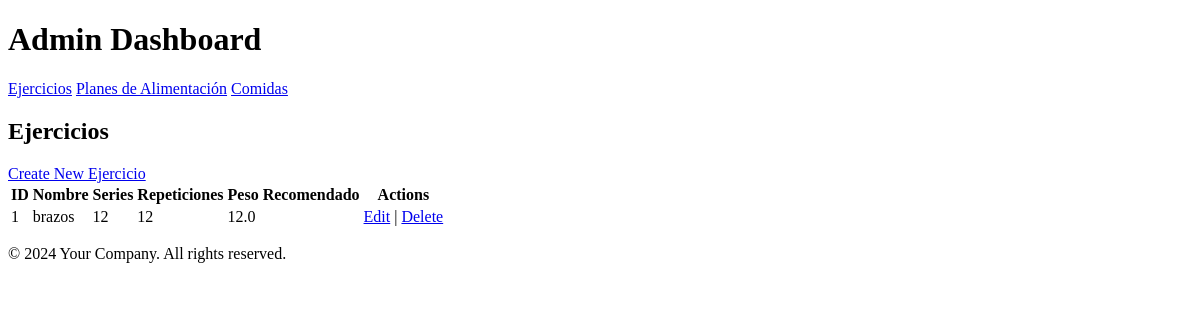
Before: /ejercicios/ with the older database file.
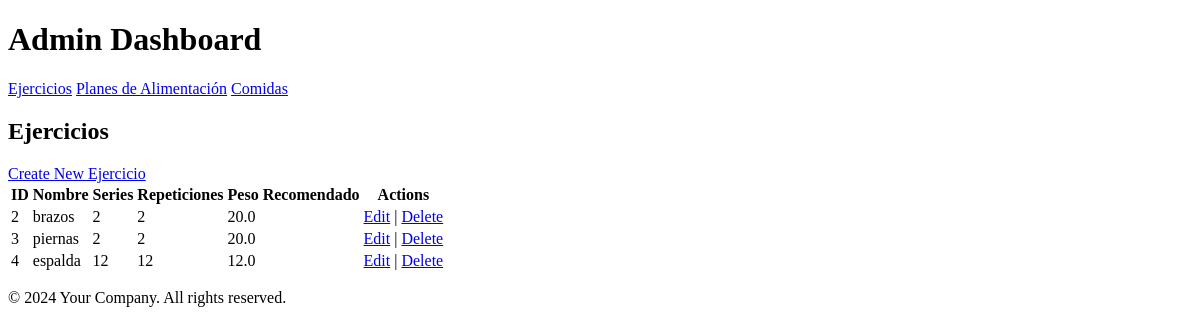
After: the same page with the newer database file.
### accounts/models.py (models this page shows, shortened)
class Ejercicio(models.Model):
    administrador = models.ForeignKey(
        User,
        on_delete=models.SET_NULL,
        null=True,
        blank=True,
        related_name='ejercicios_creados'
    )
    nombre = models.CharField(max_length=100)
    series = models.IntegerField()
    repeticiones = models.IntegerField()
    peso_recomendado = models.FloatField()

### accounts/views.py (the view)
# urls.py: path('ejercicios/', views.ejercicio_list, name='ejercicio_list'),
def ejercicio_list(request):
    ejercicios = Ejercicio.objects.all()
    return render(request, 'accounts/ejercicio_list.html', {'ejercicios': ejercicios})

### accounts/templates/accounts/ejercicio_list.html
{% extends "accounts/base.html" %} {% block content %}
<h2>Ejercicios</h2>
<a href="{% url 'create_ejercicio' %}">Create New Ejercicio</a>
<table>
  <thead>
    <tr>
      <th>ID</th>
      <th>Nombre</th>
      <th>Series</th>
      <th>Repeticiones</th>
      <th>Peso Recomendado</th>
      <th>Actions</th>
    </tr>
  </thead>
  <tbody>
    {% for ejercicio in ejercicios %}
    <tr>
      <td>{{ ejercicio.id }}</td>
      <td>{{ ejercicio.nombre }}</td>
      <td>{{ ejercicio.series }}</td>
      <td>{{ ejercicio.repeticiones }}</td>
      <td>{{ ejercicio.peso_recomendado }}</td>
      <td>
        <a href="{% url 'update_ejercicio' ejercicio.id %}">Edit</a> |
        <a href="{% url 'delete_ejercicio' ejercicio.id %}">Delete</a>
      </td>
    </tr>
    {% endfor %}
  </tbody>
</table>
{% endblock %}

Changed rows visible on the page:
removed Ejercicio: id "1", nombre "brazos", series "12", repeticiones "12", peso_recomendado "12.0"
added Ejercicio: id "2", nombre "brazos", series "2", repeticiones "2", peso_recomendado "20.0"
added Ejercicio: id "3", nombre "piernas", series "2", repeticiones "2", peso_recomendado "20.0"
added Ejercicio: id "4", nombre "espalda", series "12", repeticiones "12", peso_recomendado "12.0"
